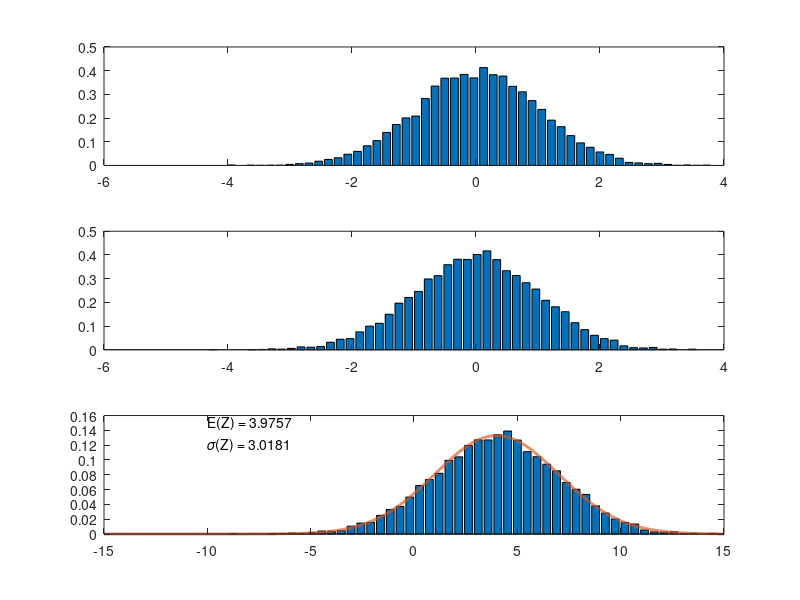

Recreate this plot in MATLAB.
clear variables;
close all;

n=10000;
U=rand(1,n);
V=rand(1,n);
theta=2*pi*U;
R=sqrt(-2*log(V));
X=R.*cos(theta);
Y=R.*sin(theta);
k=linspace(-15,15,n);
[xout,k2]=hist(X,50);
subplot(3,1,1)
bar(k2,xout/trapz(k2,xout))
[yout,k2]=hist(Y,50);
subplot(3,1,2)
bar(k2,yout/trapz(k2,yout))


mu=4;
sigma=3;
Z=sigma*Y+mu;
[zout,k3]=hist(Z,50);
subplot(3,1,3)
bar(k3,zout/trapz(k3,zout))
hold on;
fz=1/(sigma*sqrt(2*pi))*exp(-(k-mu).^2/(2*sigma^2));
plot(k,fz,'linewidth',2)
Ez=mean(Z);
Sigma=std(Z);
text(-10,0.15,['E(Z) = ',num2str(Ez)]);
text(-10,0.12,['𝜎(Z) = ',num2str(Sigma)]);